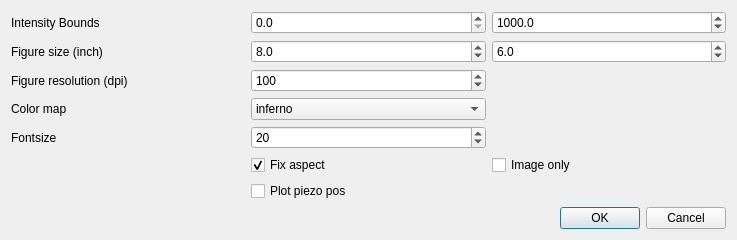
<?xml version="1.0" encoding="UTF-8"?>
<ui version="4.0">
 <class>imageDialog</class>
 <widget class="QDialog" name="imageDialog">
  <property name="geometry">
   <rect>
    <x>0</x>
    <y>0</y>
    <width>737</width>
    <height>240</height>
   </rect>
  </property>
  <property name="windowTitle">
   <string>Image Export Setting</string>
  </property>
  <layout class="QVBoxLayout" name="verticalLayout">
   <item>
    <layout class="QGridLayout" name="gridLayout">
     <item row="3" column="1">
      <widget class="QComboBox" name="cmapBox">
       <item>
        <property name="text">
         <string>inferno</string>
        </property>
       </item>
       <item>
        <property name="text">
         <string>viridis</string>
        </property>
       </item>
       <item>
        <property name="text">
         <string>plasma</string>
        </property>
       </item>
       <item>
        <property name="text">
         <string>magma</string>
        </property>
       </item>
       <item>
        <property name="text">
         <string>cividis</string>
        </property>
       </item>
       <item>
        <property name="text">
         <string>afmhot</string>
        </property>
       </item>
       <item>
        <property name="text">
         <string>hot</string>
        </property>
       </item>
       <item>
        <property name="text">
         <string>jet</string>
        </property>
       </item>
       <item>
        <property name="text">
         <string>Greys</string>
        </property>
       </item>
       <item>
        <property name="text">
         <string>gray</string>
        </property>
       </item>
       <item>
        <property name="text">
         <string>bwr</string>
        </property>
       </item>
       <item>
        <property name="text">
         <string>RdBu</string>
        </property>
       </item>
       <item>
        <property name="text">
         <string>RdGy</string>
        </property>
       </item>
       <item>
        <property name="text">
         <string>RdYlBu</string>
        </property>
       </item>
       <item>
        <property name="text">
         <string>RdYlGn</string>
        </property>
       </item>
       <item>
        <property name="text">
         <string>seismic</string>
        </property>
       </item>
       <item>
        <property name="text">
         <string>rainbow</string>
        </property>
       </item>
       <item>
        <property name="text">
         <string>hsv</string>
        </property>
       </item>
      </widget>
     </item>
     <item row="1" column="2">
      <widget class="QDoubleSpinBox" name="sizeyBox">
       <property name="decimals">
        <number>1</number>
       </property>
       <property name="minimum">
        <double>1.000000000000000</double>
       </property>
       <property name="singleStep">
        <double>1.000000000000000</double>
       </property>
       <property name="value">
        <double>6.000000000000000</double>
       </property>
      </widget>
     </item>
     <item row="0" column="1">
      <widget class="QDoubleSpinBox" name="minBox">
       <property name="decimals">
        <number>1</number>
       </property>
       <property name="maximum">
        <double>100000000.000000000000000</double>
       </property>
      </widget>
     </item>
     <item row="6" column="1">
      <widget class="QCheckBox" name="posBox">
       <property name="text">
        <string>Plot piezo pos</string>
       </property>
      </widget>
     </item>
     <item row="1" column="0">
      <widget class="QLabel" name="label">
       <property name="text">
        <string>Figure size (inch)</string>
       </property>
      </widget>
     </item>
     <item row="1" column="1">
      <widget class="QDoubleSpinBox" name="sizexBox">
       <property name="decimals">
        <number>1</number>
       </property>
       <property name="minimum">
        <double>1.000000000000000</double>
       </property>
       <property name="value">
        <double>8.000000000000000</double>
       </property>
      </widget>
     </item>
     <item row="2" column="0">
      <widget class="QLabel" name="label_3">
       <property name="text">
        <string>Figure resolution (dpi)</string>
       </property>
      </widget>
     </item>
     <item row="0" column="0">
      <widget class="QLabel" name="Label">
       <property name="text">
        <string>Intensity Bounds</string>
       </property>
       <property name="alignment">
        <set>Qt::AlignLeading|Qt::AlignLeft|Qt::AlignVCenter</set>
       </property>
      </widget>
     </item>
     <item row="2" column="1">
      <widget class="QSpinBox" name="dpiBox">
       <property name="minimum">
        <number>10</number>
       </property>
       <property name="maximum">
        <number>10000</number>
       </property>
       <property name="singleStep">
        <number>100</number>
       </property>
       <property name="value">
        <number>100</number>
       </property>
      </widget>
     </item>
     <item row="5" column="1">
      <widget class="QCheckBox" name="aspectBox">
       <property name="text">
        <string>Fix aspect</string>
       </property>
       <property name="checked">
        <bool>true</bool>
       </property>
      </widget>
     </item>
     <item row="0" column="2">
      <widget class="QDoubleSpinBox" name="maxBox">
       <property name="decimals">
        <number>1</number>
       </property>
       <property name="maximum">
        <double>100000000.000000000000000</double>
       </property>
       <property name="value">
        <double>1000.000000000000000</double>
       </property>
      </widget>
     </item>
     <item row="3" column="0">
      <widget class="QLabel" name="label_2">
       <property name="text">
        <string>Color map</string>
       </property>
      </widget>
     </item>
     <item row="4" column="0">
      <widget class="QLabel" name="label_4">
       <property name="text">
        <string>Fontsize</string>
       </property>
      </widget>
     </item>
     <item row="4" column="1">
      <widget class="QSpinBox" name="fontsizeBox">
       <property name="minimum">
        <number>8</number>
       </property>
       <property name="value">
        <number>20</number>
       </property>
      </widget>
     </item>
     <item row="5" column="2">
      <widget class="QCheckBox" name="onlyBox">
       <property name="text">
        <string>Image only</string>
       </property>
      </widget>
     </item>
    </layout>
   </item>
   <item>
    <widget class="QDialogButtonBox" name="buttonBox">
     <property name="orientation">
      <enum>Qt::Horizontal</enum>
     </property>
     <property name="standardButtons">
      <set>QDialogButtonBox::Cancel|QDialogButtonBox::Ok</set>
     </property>
     <property name="centerButtons">
      <bool>false</bool>
     </property>
    </widget>
   </item>
  </layout>
 </widget>
 <tabstops>
  <tabstop>minBox</tabstop>
  <tabstop>maxBox</tabstop>
  <tabstop>sizexBox</tabstop>
  <tabstop>sizeyBox</tabstop>
  <tabstop>dpiBox</tabstop>
  <tabstop>cmapBox</tabstop>
  <tabstop>fontsizeBox</tabstop>
  <tabstop>aspectBox</tabstop>
  <tabstop>onlyBox</tabstop>
  <tabstop>posBox</tabstop>
 </tabstops>
 <resources/>
 <connections>
  <connection>
   <sender>buttonBox</sender>
   <signal>accepted()</signal>
   <receiver>imageDialog</receiver>
   <slot>accept()</slot>
   <hints>
    <hint type="sourcelabel">
     <x>248</x>
     <y>254</y>
    </hint>
    <hint type="destinationlabel">
     <x>157</x>
     <y>274</y>
    </hint>
   </hints>
  </connection>
  <connection>
   <sender>buttonBox</sender>
   <signal>rejected()</signal>
   <receiver>imageDialog</receiver>
   <slot>reject()</slot>
   <hints>
    <hint type="sourcelabel">
     <x>316</x>
     <y>260</y>
    </hint>
    <hint type="destinationlabel">
     <x>286</x>
     <y>274</y>
    </hint>
   </hints>
  </connection>
 </connections>
</ui>
